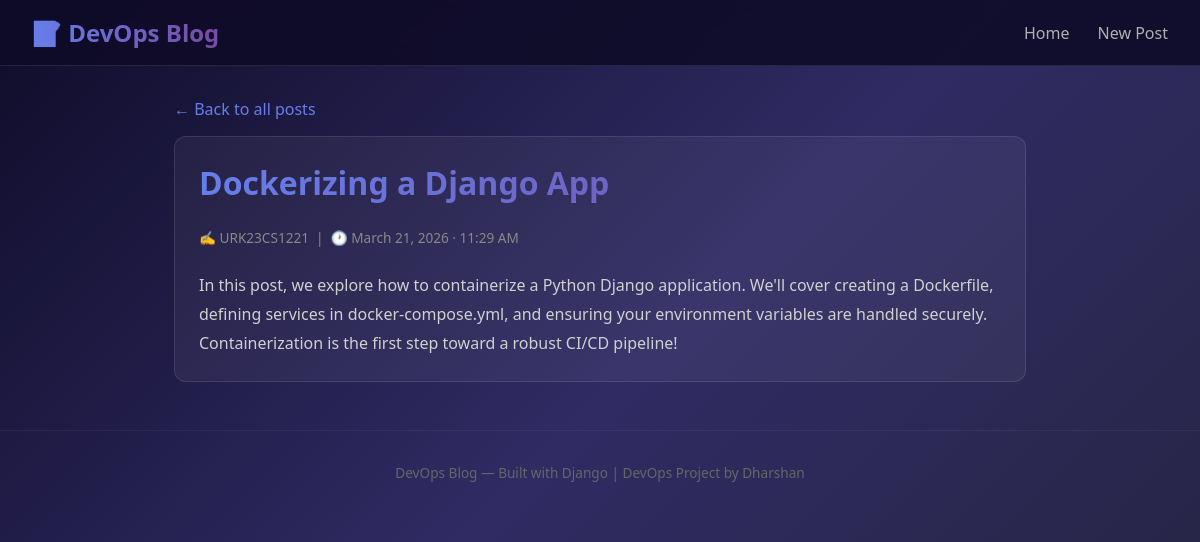
The app's page /post/2/ with its own data.
### blog/models.py (models this page shows, shortened)
class Post(models.Model):
    title = models.CharField(max_length=200)
    content = models.TextField()
    author = models.CharField(max_length=100)
    created_at = models.DateTimeField(auto_now_add=True)
    class Meta:
        ordering = ['-created_at']

### blog/views.py (the view)
# urls.py: path('post/<int:pk>/', views.post_detail, name='post_detail'),
def post_detail(request, pk):
    post = get_object_or_404(Post, pk=pk)
    return render(request, 'blog/post_detail.html', {'post': post})

### blog/templates/blog/post_detail.html (shortened to what this page needs)
{% extends 'blog/base.html' %}
{% block content %}
<a href="{% url 'post_list' %}" class="back-link">← Back to all posts</a>
<div class="card">
    <h1>{{ post.title }}</h1>
    <div class="meta" style="margin-bottom: 1.5rem;">
        ✍️ {{ post.author }} &nbsp;|&nbsp; 🕐 {{ post.created_at|date:"F j, Y · g:i A" }}
    </div>
    <div class="post-content">{{ post.content }}</div>
</div>
{% endblock %}

### blog/templates/blog/base.html (style rules this page uses)
* { margin: 0; padding: 0; box-sizing: border-box; }
body { font-family: 'Segoe UI', Tahoma, Geneva, Verdana, sans-serif; background: linear-gradient(135deg, #0f0c29, #302b63, #24243e); min-height: 100vh; color: #e0e0e0; }
h1, h2 { background: linear-gradient(90deg, #667eea, #764ba2); -webkit-background-clip: text; -webkit-text-fill-color: transparent; margin-bottom: 1.5rem; }
.card { background: rgba(255, 255, 255, 0.05); border: 1px solid rgba(255, 255, 255, 0.1); border-radius: 12px; padding: 1.5rem; margin-bottom: 1.5rem; transition: transform 0.2s ease, box-shadow 0.2s ease; }
.card .meta { color: #888; font-size: 0.85rem; margin-bottom: 0.75rem; }
.post-content { line-height: 1.8; color: #d0d0d0; white-space: pre-wrap; }
.back-link { color: #667eea; text-decoration: none; font-weight: 500; display: inline-block; margin-bottom: 1rem; }

### records on screen
Post: title "Dockerizing a Django App", author "URK23CS1221", created_at "March 21, 2026 · 11:29 AM", content "In this post, we explore how to containerize a Python Django application. We'll cover creating a Dockerfile, defining services in docker-compose.yml, and ensuring your environment variables are handled securely. Containerization is the first step toward a robust CI/CD pipeline!"
